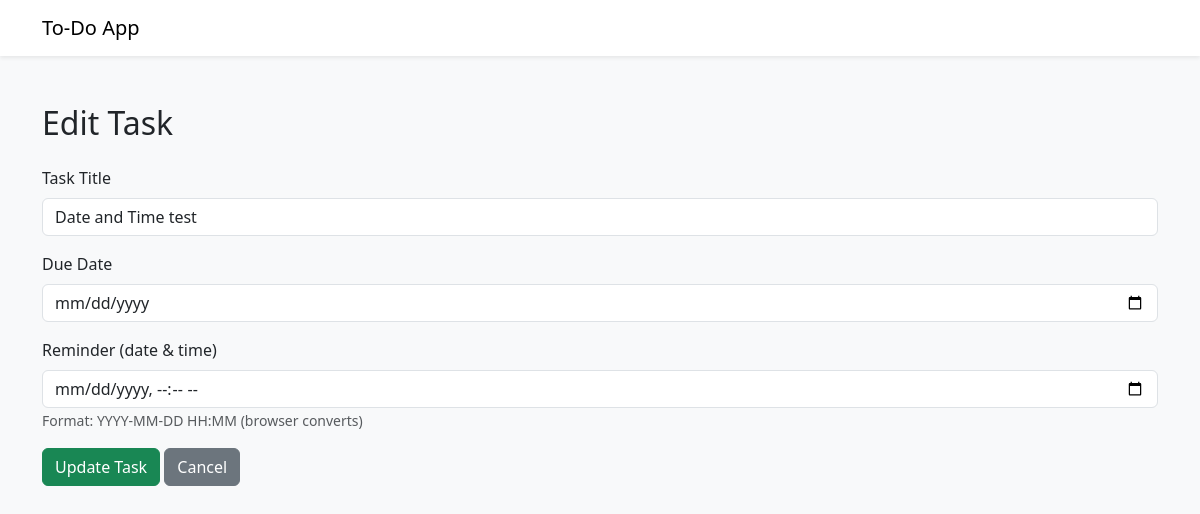
The app's page /edit/9, older data.
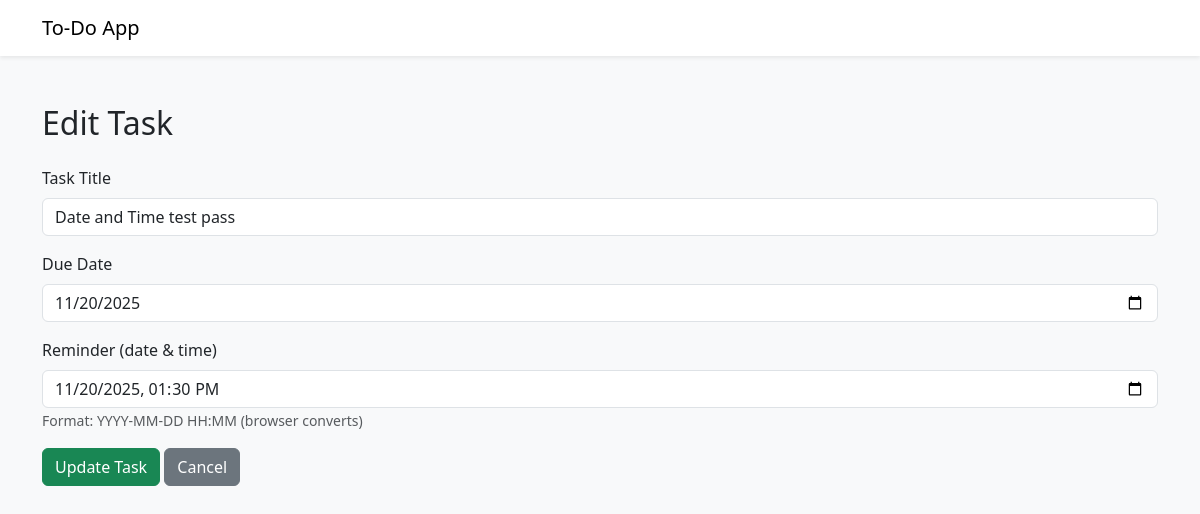
The same page, newer data.
### tables this page shows
CREATE TABLE tasks(
                id INTEGER PRIMARY KEY AUTOINCREMENT,
                title TEXT NOT NULL
        , completed INTEGER DEFAULT 0, due_date TEXT DEFAULT NULL, reminder_at TEXT DEFAULT NULL, reminder_sent TEXT DEFAULT 0);

### app.py (the view)
@app.route("/edit/<int:id>", methods=["POST", "GET"])
def edit_task(id):
    conn = get_db_connection()
    tasks = conn.execute("SELECT * FROM tasks WHERE id = ?", (id,)).fetchone()
    conn.close()
    if tasks is None:
        return "Task not Found", 404
    return render_template("edit.html", task=tasks)

### app.py (called while the page is built)
def get_db_connection():
    conn = sqlite3.connect("task.db")
    conn.row_factory = sqlite3.Row
    return conn

### templates/edit.html
{% extends "base.html" %}
{% block content %}
<h2 class="mb-4">Edit Task</h2>
<form action="{{ url_for('update_task', id=task['id']) }}" method="POST" class="mb-3">
    <div class="mb-3">
        <label class="form-label">Task Title</label>
        <input type="text" name="task" class="form-control" value="{{ task['title'] }}" required>
    </div>
    <div class="mb-3">
        <label class="form-label">Due Date</label>
        <input type="date" name="due_date" value="{{ task['due_date'] or ''}}" class="form-control">
    </div>
    <div class="mb-3">
        <label class="form-label">Reminder (date & time)</label>
        <input type="datetime-local" name="reminder_at"
               value="{% if task['reminder_at'] %}{{ task['reminder_at']|replace(' ', 'T') }}{% endif %}"
               class="form-control">
        <small class="text-muted">Format: YYYY-MM-DD HH:MM (browser converts)</small>
    </div>
    <button class="btn btn-success" type="submit">Update Task</button>
    <a href="{{ url_for('index') }}" class="btn btn-secondary">Cancel</a>
</form>
{% endblock %}

Row changes from the older to the newer data that the page shows:
changed tasks: task "Date and Time test" → "Date and Time test pass"; due_date (not shown) → "11/20/2025"; reminder_at (not shown) → "11/20/2025 13:30"
